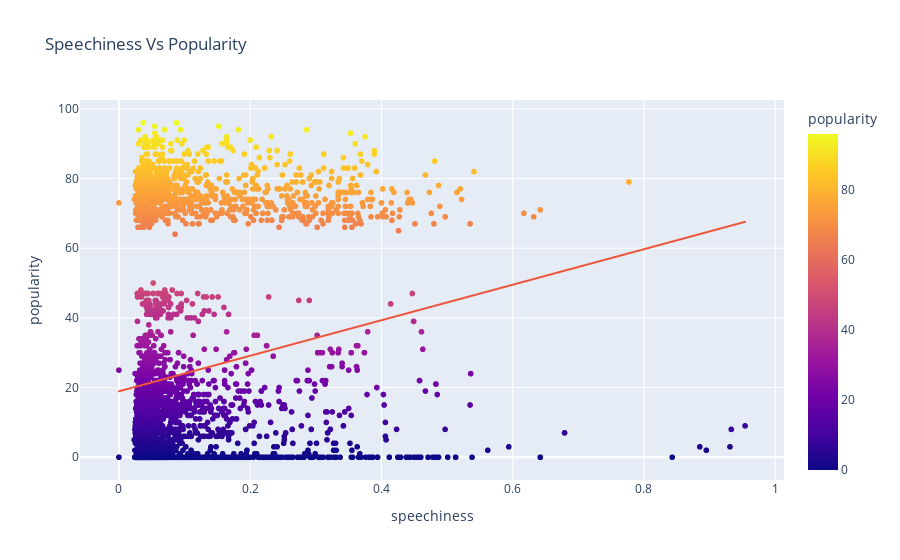

This figure's notebook cell:
### Code cell
df = px.data.tips()
speechiness = px.scatter(year, x="speechiness", y="popularity", color= "popularity", trendline="ols", title="Speechiness Vs Popularity")
speechiness.show()

### Figure 1 — Plotly figure (JSON) as saved in the notebook; plotly's stock layout.template omitted (floating-point values rounded to 4 significant figures; data arrays with more than 128 entries replaced by an {"elided": "..."} marker saying what was removed)
{"data": [{"hovertemplate": "speechiness=%{x}<br>popularity=%{marker.color}<extra></extra>", "legendgroup": "", "marker": {"color": {"elided": "4294 int values"}, "coloraxis": "coloraxis", "symbol": "circle"}, "mode": "markers", "name": "", "showlegend": false, "type": "scattergl", "x": {"elided": "4294 float values"}, "xaxis": "x", "y": {"elided": "4294 int values"}, "yaxis": "y"}, {"hovertemplate": "<b>OLS trendline</b><br>popularity = 50.9713 * speechiness + 18.9356<br>R<sup>2</sup>=0.030833<br><br>speechiness=%{x}<br>popularity=%{y} <b>(trend)</b><extra></extra>", "legendgroup": "", "marker": {"symbol": "circle"}, "mode": "lines", "name": "", "showlegend": false, "type": "scattergl", "x": {"elided": "4294 float values"}, "xaxis": "x", "y": {"elided": "4294 float values"}, "yaxis": "y"}], "layout": {"coloraxis": {"colorbar": {"title": {"text": "popularity"}}, "colorscale": [[0, "#0d0887"], [0.1111, "#46039f"], [0.2222, "#7201a8"], [0.3333, "#9c179e"], [0.4444, "#bd3786"], [0.5556, "#d8576b"], [0.6667, "#ed7953"], [0.7778, "#fb9f3a"], [0.8889, "#fdca26"], [1, "#f0f921"]]}, "legend": {"tracegroupgap": 0}, "title": {"text": "Speechiness Vs Popularity"}, "xaxis": {"anchor": "y", "domain": [0, 1], "title": {"text": "speechiness"}}, "yaxis": {"anchor": "x", "domain": [0, 1], "title": {"text": "popularity"}}}}
